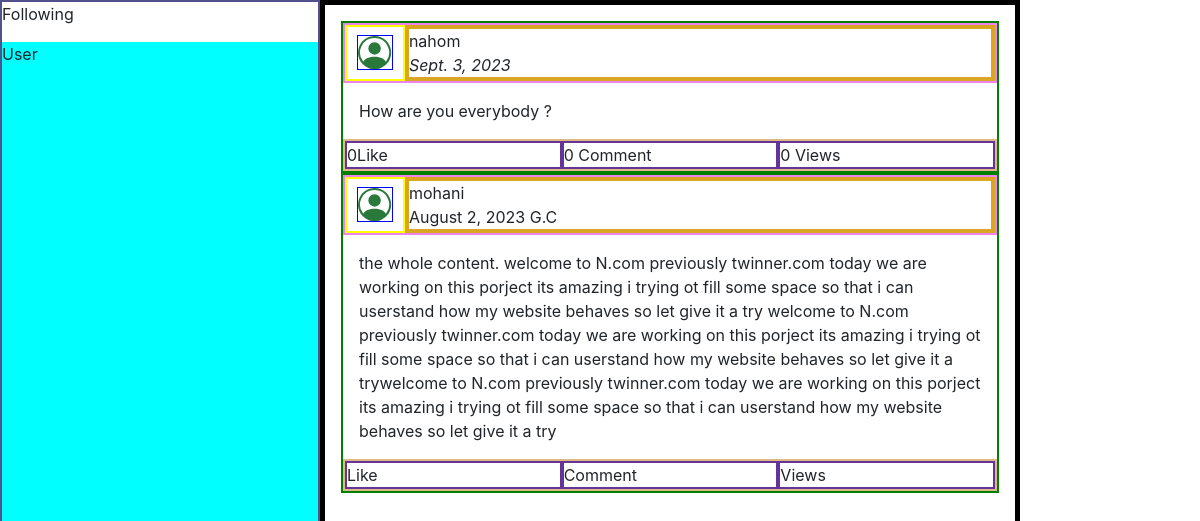
/, run on an earlier commit of the app's database.
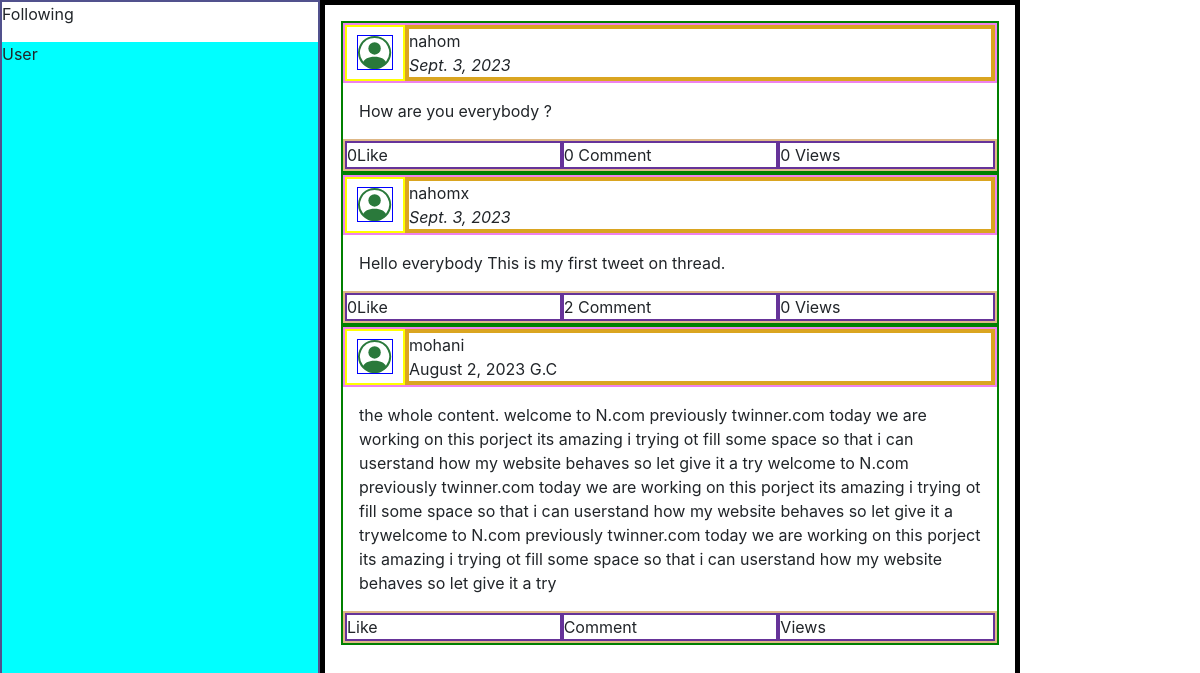
And on a later commit of the database.
### network/models.py (models this page shows)
class Post(models.Model):
    user = models.ForeignKey(User, on_delete=models.CASCADE, related_name='poster')
    post = models.TextField()
    date = models.DateField(auto_now_add=True)
    like = models.IntegerField(default=0)
    views = models.IntegerField(default=0)
    comment = models.ManyToManyField(Comment, blank=True, related_name="post")

class User(AbstractUser):
    pass

### network/views.py (the view)
# urls.py: path("", views.index, name="index"),
def index(request):
    posts = Post.objects.all()
    print(posts)
    return render(request, "network/index.html", {
        "new_post": NewPost(),
        "posts": posts,
    })

### network/templates/network/index.html (shortened to what this page needs)
{% extends "network/layout.html" %}
{% block body %}
    <div class="main">
        <div class="side-bar">
            <div class="follow">Following</div>
            <div class="user">User</div>
        </div>
        <div class="middle-everything">
            {% for post in posts %}
            <div class="posts">
                <div class="username">
                    <div class="user-icon">
                    </div>
                    <div class="user-username">
                        {{ post.user }} <br>
                       <i>{{ post.date }}</i>
                    </div>
                </div>
                <div class="post-content">
                  {{ post.post }}
                </div>
                <div class="post-info">
                    <div>{{ post.like }}Like</div>
                    <div> {{ post.comment.all.count }}  Comment</div>
                    <div> {{post.views }} Views</div>
                </div>
            </div>
            {% endfor %}
            <div class="posts">
                <div class="username">
                    <div class="user-icon">
                    </div>
                    <div class="user-username">
                        mohani <br>
                        August 2, 2023 G.C
                    </div>
                </div>
                <div class="post-content">
                    the whole content.
                    welcome to N.com previously twinner.com today we are working on this porject
                    its amazing i trying ot fill some space so that i can userstand how
                    my website behaves so let give it a try
                    welcome to N.com previously twinner.com today we are working on this porject
                    its amazing i trying ot fill some space so that i can userstand how
                    my website behaves so let give it a trywelcome to N.com previously twinner.com today we are working on this porject
                    its amazing i trying ot fill some space so that i can userstand how
                    my website behaves so let give it a try
                </div>
                <div class="post-info">
                    <div>Like</div>
                    <div>Comment</div>
                    <div>Views</div>
                </div>
            </div>
        </div>
    </div>
{% endblock %}

What changed in the data, as far as the page shows it:
added Post: user "nahomx", date "Sept. 3, 2023", post "Hello everybody This is my first tweet on thread.", like "0", comment.all.count "2", views "0"
